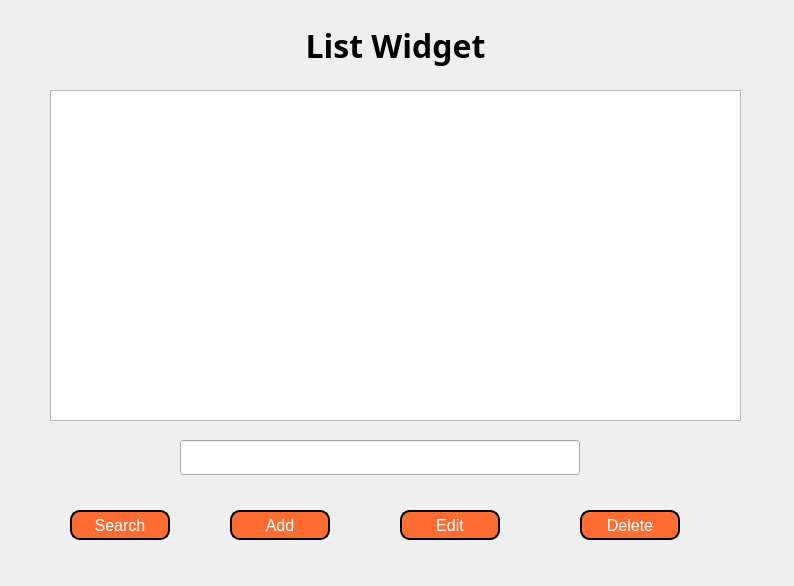
<?xml version="1.0" encoding="UTF-8"?>
<ui version="4.0">
 <class>MainWindow</class>
 <widget class="QMainWindow" name="MainWindow">
  <property name="geometry">
   <rect>
    <x>0</x>
    <y>0</y>
    <width>794</width>
    <height>586</height>
   </rect>
  </property>
  <property name="windowTitle">
   <string>MainWindow</string>
  </property>
  <widget class="QWidget" name="centralwidget">
   <widget class="QWidget" name="centralwidget_2" native="true">
    <property name="geometry">
     <rect>
      <x>0</x>
      <y>0</y>
      <width>791</width>
      <height>560</height>
     </rect>
    </property>
    <widget class="QLabel" name="label">
     <property name="geometry">
      <rect>
       <x>240</x>
       <y>20</y>
       <width>311</width>
       <height>51</height>
      </rect>
     </property>
     <property name="font">
      <font>
       <family>Nunito Sans Normal ExtraBold</family>
       <pointsize>24</pointsize>
       <weight>75</weight>
       <bold>true</bold>
      </font>
     </property>
     <property name="text">
      <string>List Widget</string>
     </property>
     <property name="alignment">
      <set>Qt::AlignCenter</set>
     </property>
    </widget>
    <widget class="QListWidget" name="listWidget">
     <property name="geometry">
      <rect>
       <x>50</x>
       <y>90</y>
       <width>691</width>
       <height>331</height>
      </rect>
     </property>
     <property name="font">
      <font>
       <pointsize>15</pointsize>
      </font>
     </property>
    </widget>
    <widget class="QLineEdit" name="lineEdit">
     <property name="geometry">
      <rect>
       <x>180</x>
       <y>440</y>
       <width>400</width>
       <height>35</height>
      </rect>
     </property>
     <property name="font">
      <font>
       <family>Nunito Sans Normal</family>
       <pointsize>10</pointsize>
      </font>
     </property>
    </widget>
    <widget class="QPushButton" name="btn_search">
     <property name="geometry">
      <rect>
       <x>70</x>
       <y>510</y>
       <width>100</width>
       <height>30</height>
      </rect>
     </property>
     <property name="font">
      <font>
       <pointsize>12</pointsize>
      </font>
     </property>
     <property name="styleSheet">
      <string notr="true">QPushButton{
	background-color: rgb(255, 109, 51);
	border: 2px solid black;
	border-radius: 10px;
	color: white;
}

QPushButton:hover{
	background-color: rgb(203, 93, 2);
	border: 2px solid black;
	border-radius: 10px;
	color: white;
}</string>
     </property>
     <property name="text">
      <string>Search</string>
     </property>
    </widget>
    <widget class="QPushButton" name="btn_edit">
     <property name="geometry">
      <rect>
       <x>400</x>
       <y>510</y>
       <width>100</width>
       <height>30</height>
      </rect>
     </property>
     <property name="font">
      <font>
       <pointsize>12</pointsize>
      </font>
     </property>
     <property name="styleSheet">
      <string notr="true">QPushButton{
	background-color: rgb(255, 109, 51);
	border: 2px solid black;
	border-radius: 10px;
	color: white;
}

QPushButton:hover{
	background-color: rgb(203, 93, 2);
	border: 2px solid black;
	border-radius: 10px;
	color: white;
}</string>
     </property>
     <property name="text">
      <string>Edit</string>
     </property>
    </widget>
    <widget class="QPushButton" name="btn_add">
     <property name="geometry">
      <rect>
       <x>230</x>
       <y>510</y>
       <width>100</width>
       <height>30</height>
      </rect>
     </property>
     <property name="font">
      <font>
       <pointsize>12</pointsize>
      </font>
     </property>
     <property name="styleSheet">
      <string notr="true">QPushButton{
	background-color: rgb(255, 109, 51);
	border: 2px solid black;
	border-radius: 10px;
	color: white;
}

QPushButton:hover{
	background-color: rgb(203, 93, 2);
	border: 2px solid black;
	border-radius: 10px;
	color: white;
}</string>
     </property>
     <property name="text">
      <string>Add</string>
     </property>
    </widget>
    <widget class="QPushButton" name="btn_delete">
     <property name="geometry">
      <rect>
       <x>580</x>
       <y>510</y>
       <width>100</width>
       <height>30</height>
      </rect>
     </property>
     <property name="font">
      <font>
       <pointsize>12</pointsize>
      </font>
     </property>
     <property name="styleSheet">
      <string notr="true">QPushButton{
	background-color: rgb(255, 109, 51);
	border: 2px solid black;
	border-radius: 10px;
	color: white;
}

QPushButton:hover{
	background-color: rgb(203, 93, 2);
	border: 2px solid black;
	border-radius: 10px;
	color: white;
}</string>
     </property>
     <property name="text">
      <string>Delete</string>
     </property>
    </widget>
   </widget>
  </widget>
 </widget>
 <resources/>
 <connections/>
</ui>
